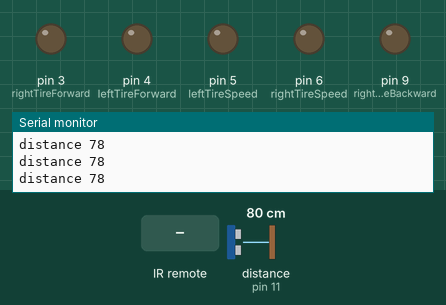
This sketch was run on a simulated Arduino Uno, built with avr-gcc and run on an emulated ATmega328P. Shown: output pins drawn as LEDs (lit = HIGH), the last lines printed to the serial monitor. Wiring (inferred from the names in the program): ultrasonic range finder: trigger pin 10; echo pin 11. The inputs (shaded band) are chosen by the test bench; at power-on: distance to the obstacle (sensor on pin 11) 80 cm. The echo pulse lasts 58.3 µs per cm; pins used as bus, display or sensor lines are not drawn.

Above: at 1.2 s.
1.3 s: infrared code 0x00FF9867 received
At 2.3 s:
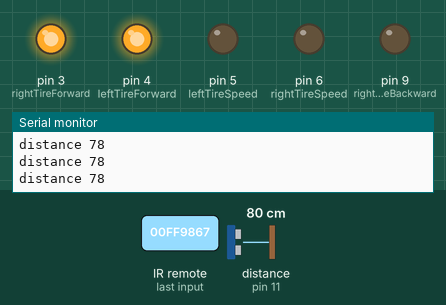
3.0 s: infrared code 0x00FF7A85 received
At 3.19 s:
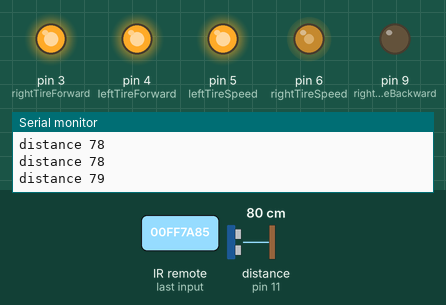
4.7 s: infrared code 0x00FF38C7 received
At 5.6 s:
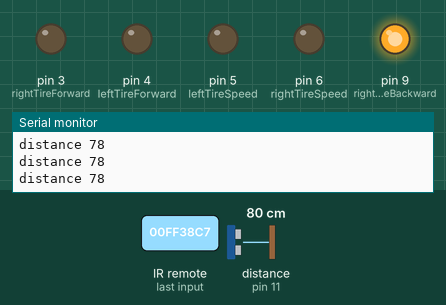
6.4 s: infrared code 0x00FF30CF received
At 6.58 s:
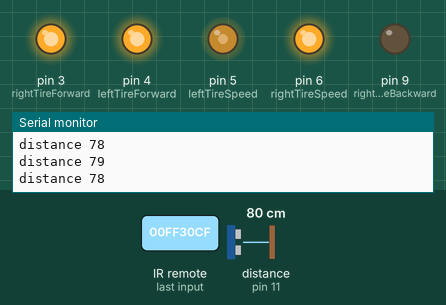
8.1 s: infrared code 0xFFFFFFFF received
At 8.22 s:
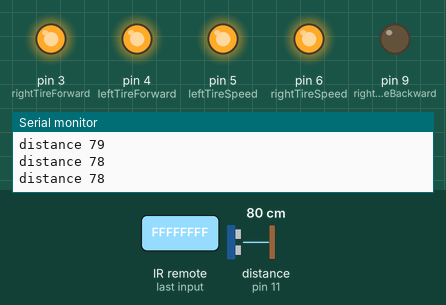
Timing chart, 0 to 11.1 s (numbered marks = the images above; inputs shaded):
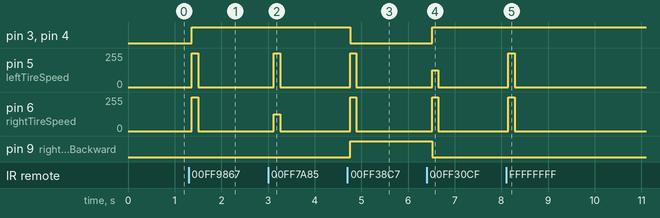

The sketch:

Car.ino
```cpp
#include <Arduino_FreeRTOS.h>
#include <IRremote.h>

#include <semphr.h>


const int Echo = 11;
const int Trig = 10;
const int RECV_PIN = 8;

const int leftTireSpeed = 5;
const int rightTireSpeed = 6;
const int leftTireForward = 4;
const int leftTireBackward = 7;
const int rightTireForward = 3;
const int rightTireBackward = 9;

SemaphoreHandle_t distanceMutex = NULL;


unsigned long distance;
unsigned int tireSpeed = 255;

IRrecv receiver(RECV_PIN);
decode_results results;

#define POWER 0x00FF629D
#define A 0x00FF22DD
#define B 0x00FF02FD
#define C 0x00FFC23D
#define UP 0x00FF9867
#define DOWN 0x00FF38C7
#define LEFT 0x00FF30CF
#define RIGHT 0x00FF7A85
#define SELECT 0x00FF18E7
#define pdMS_TO_TICKS( xTimeInMs ) ( ( TickType_t ) ( ( ( unsigned long ) ( xTimeInMs ) * ( TickType_t )configTICK_RATE_HZ ) / ( TickType_t ) 1000 ) )


void setup() {
  // put your setup code here, to run once:
  Serial.begin(9600);
  pinMode(Echo,INPUT);
  pinMode(Trig,OUTPUT);
  pinMode(leftTireSpeed,OUTPUT);
  pinMode(rightTireSpeed,OUTPUT);
  pinMode(rightTireForward,OUTPUT);
  pinMode(rightTireBackward,OUTPUT);
  pinMode(leftTireForward,OUTPUT);
  pinMode(rightTireForward,OUTPUT);


  if(xTaskCreate(DistanceSensorTask,"T1",128,NULL,1,NULL)== pdFAIL){
    Serial.print("Failed to create DistanceSensorTask");
  }

  if(xTaskCreate(RemoteControllerTask,"R",128,NULL,0,NULL)== pdFAIL){
    Serial.print("Failed to create RemoteControllerTask");
  }

  if(xTaskCreate(CarController,"CC",128,NULL,0,NULL)== pdFAIL){
    Serial.print("Failed to create CarControllerTask");
  }

  distanceMutex = xSemaphoreCreateMutex();
  if(distanceMutex == NULL){
    Serial.print("Mutex not created successfully");
  }


 receiver.enableIRIn();
 receiver.blink13(true);


}

void DistanceSensorTask(void * param){
   for(;;){
     digitalWrite(Trig,LOW);
    delayMicroseconds(2);
    digitalWrite(Trig,HIGH);
    delayMicroseconds(10);
    digitalWrite(Trig,LOW);

    xSemaphoreTake(distanceMutex, portMAX_DELAY);
    distance = pulseIn(Echo,HIGH)/2.0*0.034;
    xSemaphoreGive(distanceMutex);

    Serial.print("distance ");
    Serial.println(distance,DEC);


    vTaskDelay(pdMS_TO_TICKS(150));
   }


}


void RemoteControllerTask(void * param){
  for(;;){
    if(receiver.decode(&results)){


      receiver.resume();
    }
    else{
      results.value = 0;
    }
    //Serial.print(results.value,HEX);
    vTaskDelay(pdMS_TO_TICKS(150));
  }
}

void CarController(void * param){
  for(;;){
    switch(results.value){
          case A:
            tireSpeed = 255*0.3;
            break;
          case B:
            tireSpeed = 255 * 0.6;
            break;
          case C:
            tireSpeed = 255;
            break;
          case UP:
             xSemaphoreTake(distanceMutex, portMAX_DELAY);
             if (distance <= 20){
              xSemaphoreGive(distanceMutex);
              break;
             }
             xSemaphoreGive(distanceMutex);
             analogWrite(leftTireSpeed,tireSpeed);
             analogWrite(rightTireSpeed,tireSpeed);
             digitalWrite(leftTireForward,HIGH);
             digitalWrite(leftTireBackward,LOW);
             digitalWrite(rightTireForward,HIGH);
             digitalWrite(rightTireBackward,LOW);
            break;
          case DOWN:
            analogWrite(leftTireSpeed,tireSpeed);
            analogWrite(rightTireSpeed,tireSpeed);
            digitalWrite(leftTireForward,LOW);
            digitalWrite(leftTireBackward,HIGH);
            digitalWrite(rightTireForward,LOW);
            digitalWrite(rightTireBackward,HIGH);
            break;
          case LEFT:
            analogWrite(leftTireSpeed,tireSpeed/2);
            analogWrite(rightTireSpeed,tireSpeed);
            digitalWrite(leftTireForward,HIGH);
            digitalWrite(leftTireBackward,LOW);
            digitalWrite(rightTireForward,HIGH);
            digitalWrite(rightTireBackward,LOW);
            break;
          case RIGHT:
            xSemaphoreGive(distanceMutex);
            analogWrite(leftTireSpeed,tireSpeed);
            analogWrite(rightTireSpeed,tireSpeed/2);
            digitalWrite(leftTireForward,HIGH);
            digitalWrite(leftTireBackward,LOW);
            digitalWrite(rightTireForward,HIGH);
            digitalWrite(rightTireBackward,LOW);
            break;

          case 0xFFFFFFFF:
            xSemaphoreTake(distanceMutex, portMAX_DELAY);
            if (distance <= 20){
              xSemaphoreGive(distanceMutex);
              analogWrite(leftTireSpeed,0);
              analogWrite(rightTireSpeed,0);

              break;
             }
            xSemaphoreGive(distanceMutex);
            analogWrite(leftTireSpeed,tireSpeed);
            analogWrite(rightTireSpeed,tireSpeed);
            break;
          default:
           analogWrite(leftTireSpeed,0);
           analogWrite(rightTireSpeed,0);
           break;
        }
    vTaskDelay(pdMS_TO_TICKS(150));
  }
}


void loop() {


}
```

Measured:
- after the input at 1.3 s, pin 3 (rightTireForward), pin 4 (leftTireForward): LOW → HIGH after 0.07 s; pin 5 (leftTireSpeed), pin 6 (rightTireSpeed): 0/255 → 255/255 after 0.07 s, → 0/255 0.14 s later
- after the input at 3.0 s, pin 5 (leftTireSpeed): 0/255 → 255/255 after 0.13 s, → 0/255 0.14 s later; pin 6 (rightTireSpeed): 0/255 → 127/255 after 0.13 s, → 0/255 0.14 s later
- after the input at 4.7 s, pin 3 (rightTireForward), pin 4 (leftTireForward): HIGH → LOW after 0.06 s; pin 5 (leftTireSpeed), pin 6 (rightTireSpeed): 0/255 → 255/255 after 0.06 s, → 0/255 0.14 s later; pin 9 (rightTireBackward): LOW → HIGH after 0.06 s
- after the input at 6.4 s, pin 3 (rightTireForward), pin 4 (leftTireForward): LOW → HIGH after 0.11 s; pin 5 (leftTireSpeed): 0/255 → 127/255 after 0.11 s, → 0/255 0.14 s later; pin 6 (rightTireSpeed): 0/255 → 255/255 after 0.11 s, → 0/255 0.14 s later; pin 9 (rightTireBackward): HIGH → LOW after 0.11 s
- after the input at 8.1 s, pin 5 (leftTireSpeed), pin 6 (rightTireSpeed): 0/255 → 255/255 after 0.05 s, → 0/255 0.14 s later
